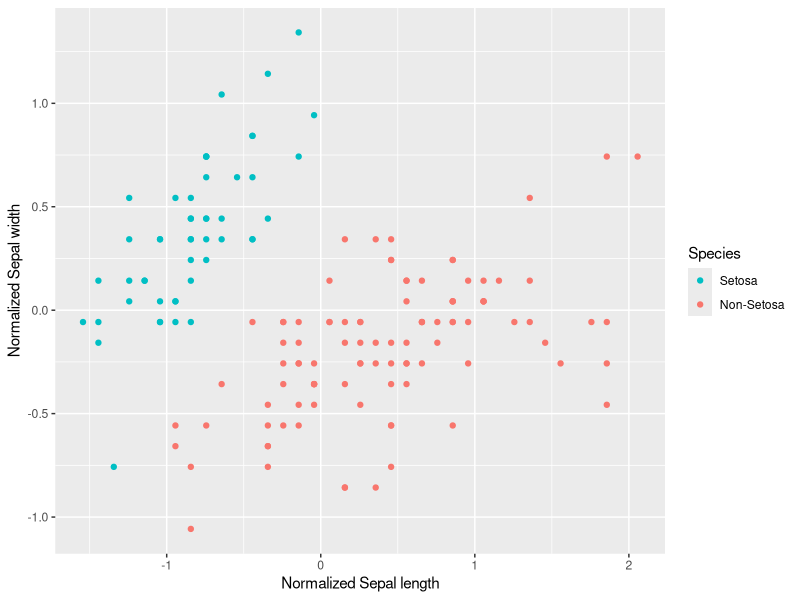
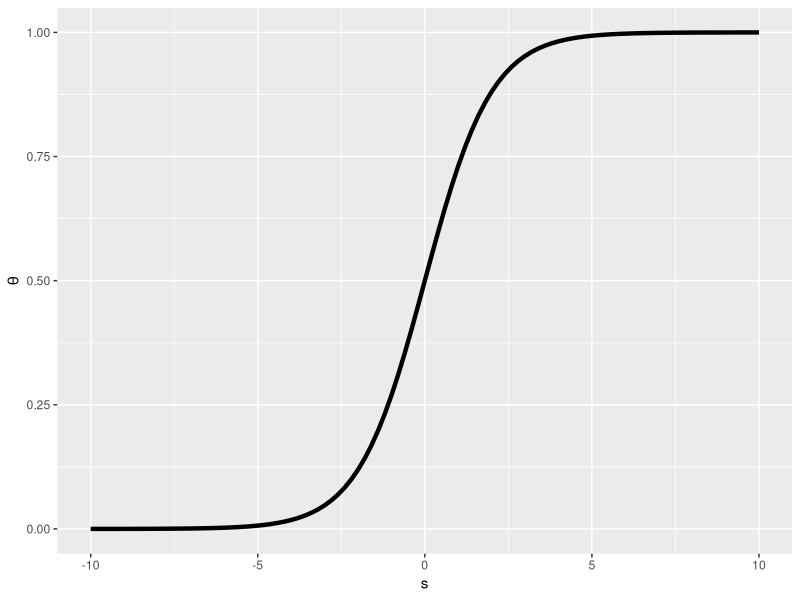
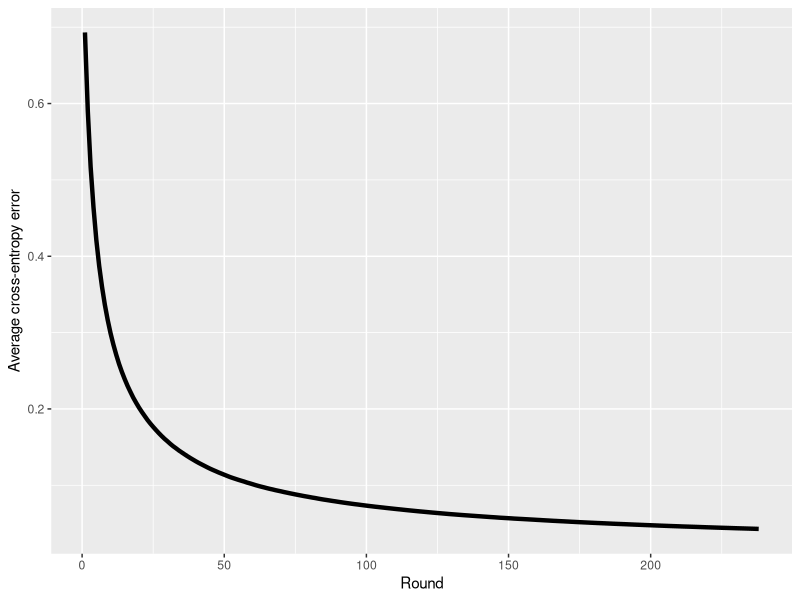

Write R code to recreate these figures, in order.
## ---- chunk 1
library(dplyr)
library(ggplot2)
data(iris)
D <- iris %>% select(-c(Petal.Length,Petal.Width))
## ---- chunk 2
D %>% group_by(Species) %>% summarize(meanSepal.L= mean(Sepal.Length),meanSepal.W= mean(Sepal.Width))
## ---- chunk 3
X <- as.matrix(D  %>% mutate(Sepal.L.Norm = Sepal.Length-mean(Sepal.Length),
                             Sepal.W.Norm=Sepal.Width-mean(Sepal.Width),intercept=1)%>%
                 select(-c(Species,Sepal.Length,Sepal.Width))) 
Y <- ifelse(D$Species=="setosa",1,-1)

## ---- chunk 4
ggplot(as.data.frame(X),aes(Sepal.L.Norm,Sepal.W.Norm,color=as.factor(Y)))+
  geom_point()+ 
  xlab("Normalized Sepal length")+
  ylab("Normalized Sepal width")+
  scale_colour_discrete(name="Species",
                            breaks=c(1,-1),
                            labels=c("Setosa","Non-Setosa")) 

## ---- chunk 5
ggplot(data.frame(x=c(-10,10)), aes(x)) +
  stat_function(fun=function(x){exp(x)/(1+exp(x))}, geom="line", size=1.5)+
  xlab("s")+ylab(expression(theta))

## ---- chunk 6
## Function
# Cross-entropy error
E <- function(x,y,z) 
{
  log(1+exp(-y%*%z%*%x))
}
# Gradient 
grad <- function(x,y,z)
{
  (-y%*%x)/c(exp(y%*%z%*%x)+1)
}
# Function to calculate Euclidean distance
norm_vec <- function(x) sqrt(sum(x^2))

## ---- chunk 7
## Parameter
rate <- 0.01
thres <- 0.01
## Initialization
w <- rep(0,ncol(X))
w.vec <- NULL
w.vec <- rbind(w.vec,w)
e <- NULL
e.vec <- NULL
epoch <- 1
w.var <-1 

while (w.var>=thres)
{
  for (i in 1 : nrow(X))
  {
    e[i] <- E(X[i,],Y[i],w.vec[epoch,])
  }
  e.vec <- rbind(e.vec,mean(e))
  
  seq <-sample(c(1:nrow(X)),nrow(X),replace=F)
  for (i in 1:100) 
  {
    gradient <- grad(X[seq[i],],Y[seq[i]],w)
    w <- w -rate%*%gradient
  }
  w.vec <- rbind(w.vec,w)
  epoch = epoch+1
  w.var <-norm_vec(w.vec[epoch-1,]-w.vec[epoch,])
  
}
## ---- chunk 8
GraphD <- data.frame(Round=seq(1,nrow(e.vec)),Error= e.vec)
ggplot(GraphD,aes(Round,Error))+
  geom_line(size=1.5)+
  ylab("Average cross-entropy error")
## ---- chunk 9
Y.sig <- exp(X %*% t(w))/(1+exp(X%*%t(w)))
Y.predict <- ifelse(Y.sig >0.5,1,-1)
length(which(Y.predict != Y)) ## zero misclassified observation
